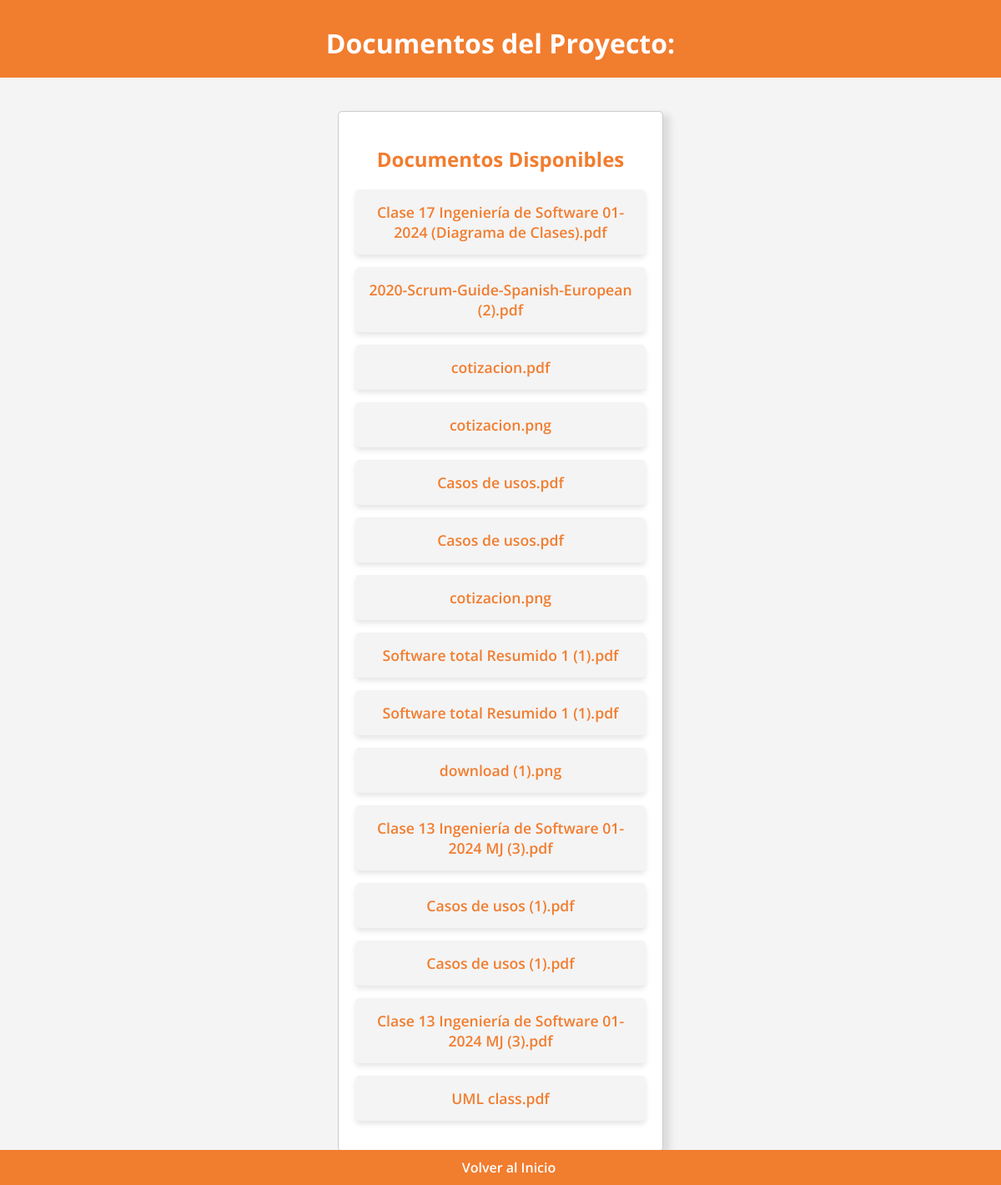
/documentos, run on an earlier commit of the app's database.
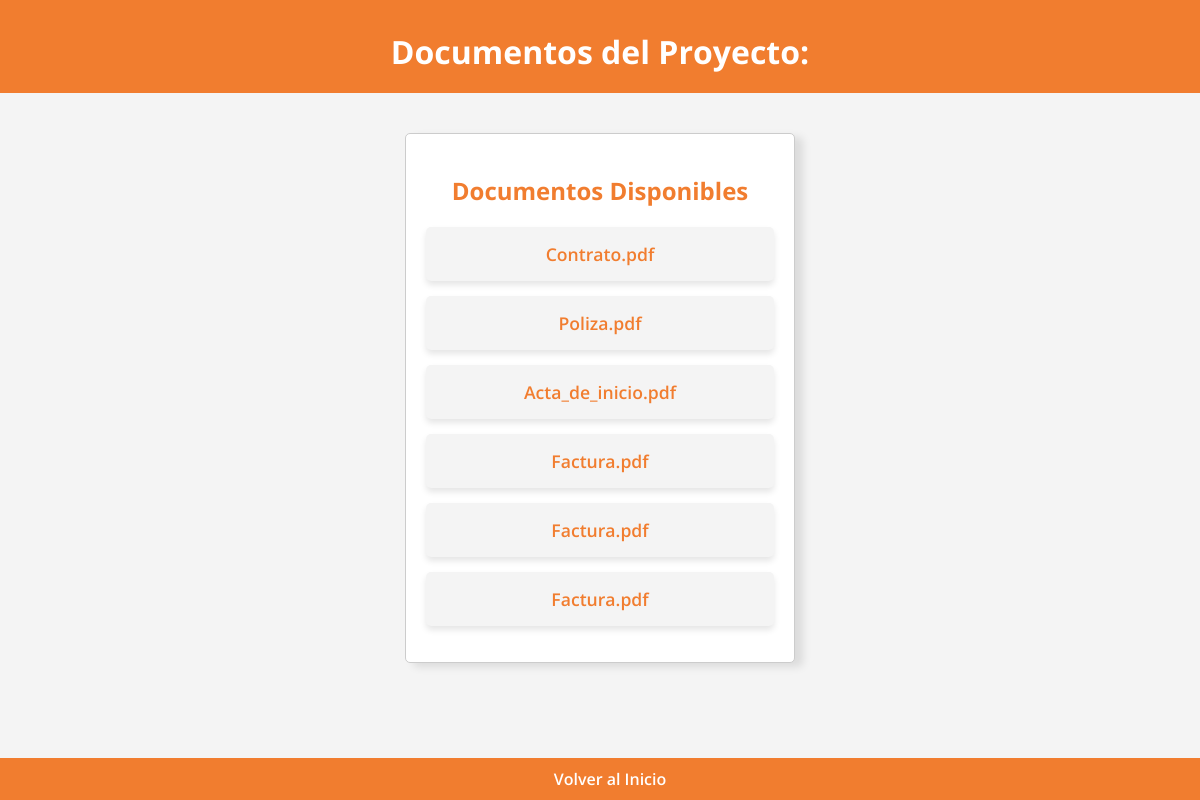
And on a later commit of the database.
### app.py (models this page shows, shortened)
class Document(db.Model):
    id = db.Column(db.Integer, primary_key=True)
    url = db.Column(db.String(255), nullable=False)
    nombre = db.Column(db.String(255), nullable=False)
    fecha_subida = db.Column(db.DateTime, nullable=False)
    cotizacion_id = db.Column(db.Integer, db.ForeignKey('cotizacion.id'), nullable=False)
    cotizacion = db.relationship('Cotizacion', backref='documentos')

### app.py (the view)
@app.route('/documentos', methods=["GET",'POST'])
def mostrar_documentos():
    documentos = Document.query.all()
    return render_template('documentos_proyecto.html', documentos=documentos)

### templates/documentos_proyecto.html (shortened to what this page needs)
<!DOCTYPE html>
<html lang="es">
<head>
    <link rel="stylesheet" href="{{ url_for('static', filename='styles.css') }}">
</head>
<body>
    <header>
        <h1>Documentos del Proyecto: {{ proyecto }}</h1>
    </header>
    <div class="container">
        <div class="section">
            <h2>Documentos Disponibles</h2>
            <ul class="document-list">
                {% for documento in documentos %}
                    <li class="document-item">
                        <a href="{{ documento.url }}" target="_blank" class="document-link">
                            {{ documento.nombre }}
                        </a>
                    </li>
                {% endfor %}
            </ul>
        </div>
    </div>
    <footer>
        <a href="/" class="support-link">Volver al Inicio</a>
    </footer>
</body>
</html>

What changed in the data, as far as the page shows it:
removed Document: nombre "Clase 17 Ingeniería de Software 01-2024 (Diagrama de Clases).pdf"
removed Document: nombre "2020-Scrum-Guide-Spanish-European (2).pdf"
removed Document: nombre "cotizacion.png"
removed Document: nombre "Casos de usos.pdf"
removed Document: nombre "Casos de usos.pdf"
removed Document: nombre "cotizacion.png"
removed Document: nombre "Software total Resumido 1 (1).pdf"
removed Document: nombre "Software total Resumido 1 (1).pdf"
removed Document: nombre "download (1).png"
removed Document: nombre "Clase 13 Ingeniería de Software 01-2024 MJ (3).pdf"
removed Document: nombre "Casos de usos (1).pdf"
removed Document: nombre "Casos de usos (1).pdf"
removed Document: nombre "Clase 13 Ingeniería de Software 01-2024 MJ (3).pdf"
removed Document: nombre "UML class.pdf"
added Document: nombre "Contrato.pdf"
added Document: nombre "Poliza.pdf"
changed Document: nombre "cotizacion.pdf" → "Acta_de_inicio.pdf"
added Document: nombre "Factura.pdf"
added Document: nombre "Factura.pdf"
added Document: nombre "Factura.pdf"
